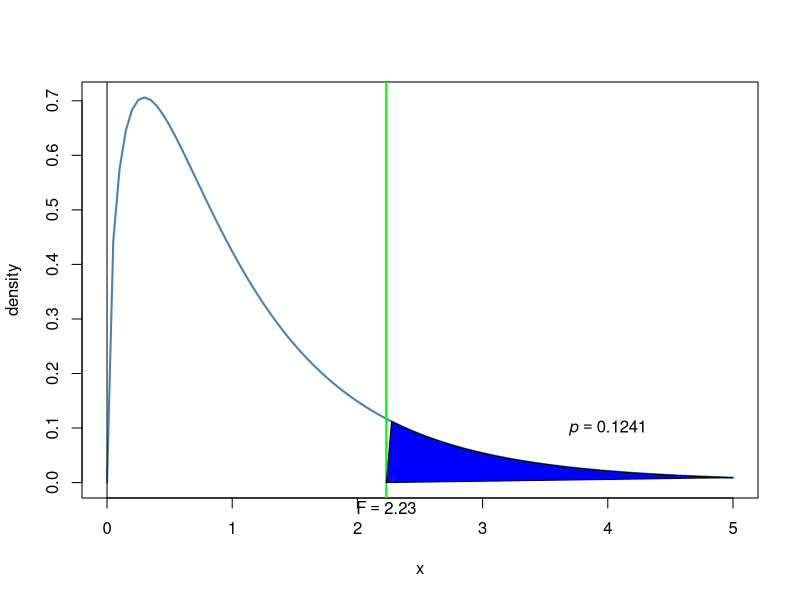

This figure's R source:
#page no : 523-525
v1<-c(2.17,1.85,2.83,1.69,3.33)
v2<-c(2.63,1.77,3.25,1.86,2.21)
v3<-c(2.63,3.78,4.00,2.55,2.45)
v4<-c(3.79,3.45,3.08,2.26,3.18)
v5<-c(v1,v2,v3,v4)
n<-c(length(v1),length(v2),length(v3),length(v4))
s<-c(sum(v1),sum(v2),sum(v3),sum(v4))
term1=0
term2=0
n_sum=0
n_count=length(n)
for(i in 1:n_count)
{
  term1=term1+(s[i]^2)/n[i]
  term2=term2+s[i]
  n_sum=n_sum+n[i]
}
ss_between=term1-((term2)^2/n_sum)
t_term1=0
t_term2=0
for(i in 1:length(v5))
{
t_term1=t_term1+v5[i]^2
t_term2=t_term2+v5[i]
}
s_total=t_term1-((t_term2)^2/n_sum)
ss_within=s_total-ss_between
df_between=n_count-1
df_within=n_sum-n_count
df=n_sum-1
ms_between=ss_between/df_between
ms_within=ss_within/df_within
f_stat=ms_between/ms_within
print(paste("ss_b= ",round(ss_between,0)))
print(paste("ss_w= ",round(ss_within,0)))
print(paste("ss_t= ",round(s_total,0)))
print(paste("ms_b= ",round(ms_between,0)))
print(paste("ms_w= ",round(ms_within,1)))
print(paste("f_stat= ",round(f_stat,2)))
alpha=0.01
df1=df_between
df2=df_within
p_value=round(pf(f_stat,df1=df1,df2=df2,lower.tail=FALSE),4)
print(paste("P(F>2.23) = ",round(p_value,4)))
if(alpha<=p_value)
{
  print("Accept H0")
}else
{
  print("Reject H0") 
}
x<-seq(0,5,length=100)
curve(df(x,df1=df1,df2=df2),from=0,to=5,
      ylab="density",
      lwd=2,
      col='steelblue')
y<-df(x,df1=df1,df2=df2)
abline(v=0)
abline(v=f_stat,lwd=2,col='green')
polygon(c(x[x>=f_stat],f_stat ),c(y[x>=f_stat],0),col="blue")
text(4,0.1,expression(italic(p) ==0.1241))
mtext((expression(F==2.23)),side=1,at=f_stat,cex=1)
